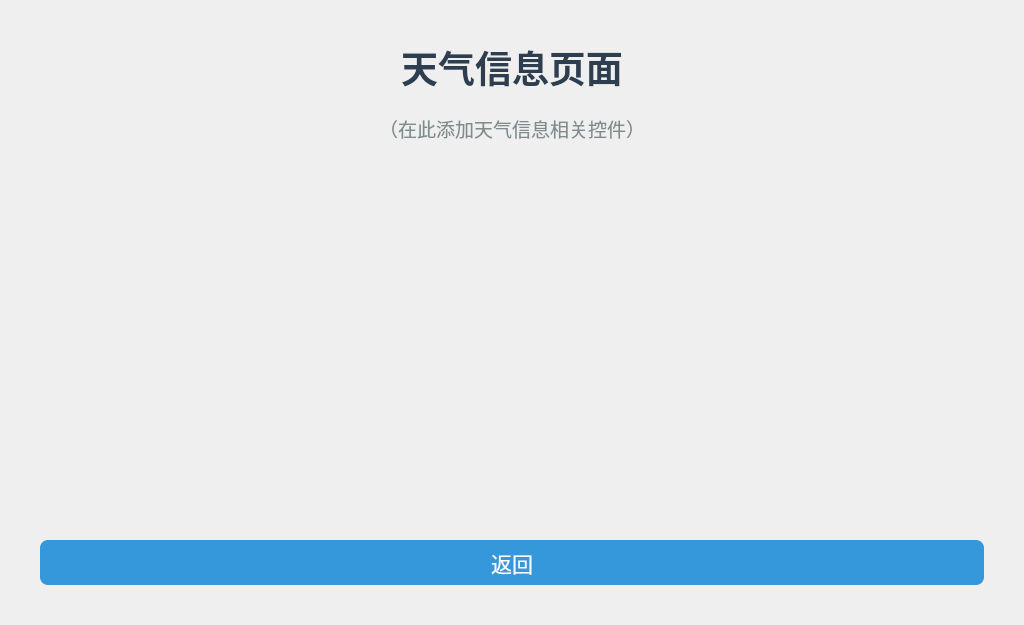
<?xml version="1.0" encoding="UTF-8"?>
<ui version="4.0">
 <class>WeatherDialog</class>
 <widget class="QDialog" name="WeatherDialog">
  <property name="geometry">
   <rect>
    <x>0</x>
    <y>0</y>
    <width>1024</width>
    <height>625</height>
   </rect>
  </property>
  <property name="minimumSize">
   <size>
    <width>1024</width>
    <height>625</height>
   </size>
  </property>
  <property name="maximumSize">
   <size>
    <width>1024</width>
    <height>625</height>
   </size>
  </property>
  <property name="windowTitle">
   <string>天气信息</string>
  </property>
  <layout class="QVBoxLayout" name="verticalLayout">
   <property name="spacing">
    <number>20</number>
   </property>
   <property name="leftMargin">
    <number>40</number>
   </property>
   <property name="topMargin">
    <number>40</number>
   </property>
   <property name="rightMargin">
    <number>40</number>
   </property>
   <property name="bottomMargin">
    <number>40</number>
   </property>
   <item>
    <widget class="QLabel" name="labelTitle">
     <property name="styleSheet">
      <string notr="true">font-size:28pt; font-weight:bold; color:#2c3e50;</string>
     </property>
     <property name="text">
      <string>天气信息页面</string>
     </property>
     <property name="alignment">
      <set>Qt::AlignCenter</set>
     </property>
    </widget>
   </item>
   <item>
    <widget class="QLabel" name="labelHint">
     <property name="styleSheet">
      <string notr="true">font-size:14pt; color:#7f8c8d;</string>
     </property>
     <property name="text">
      <string>（在此添加天气信息相关控件）</string>
     </property>
     <property name="alignment">
      <set>Qt::AlignCenter</set>
     </property>
    </widget>
   </item>
   <item>
    <spacer name="verticalSpacer">
     <property name="orientation">
      <enum>Qt::Vertical</enum>
     </property>
     <property name="sizeHint" stdset="0">
      <size>
       <width>20</width>
       <height>40</height>
      </size>
     </property>
    </spacer>
   </item>
   <item>
    <widget class="QPushButton" name="btnBack">
     <property name="minimumSize">
      <size>
       <width>120</width>
       <height>45</height>
      </size>
     </property>
     <property name="styleSheet">
      <string notr="true">QPushButton{background-color:#3498db;color:white;border-radius:8px;font-size:16pt;}QPushButton:pressed{background-color:#2980b9;}</string>
     </property>
     <property name="text">
      <string>返回</string>
     </property>
    </widget>
   </item>
  </layout>
 </widget>
 <resources/>
 <connections/>
</ui>
